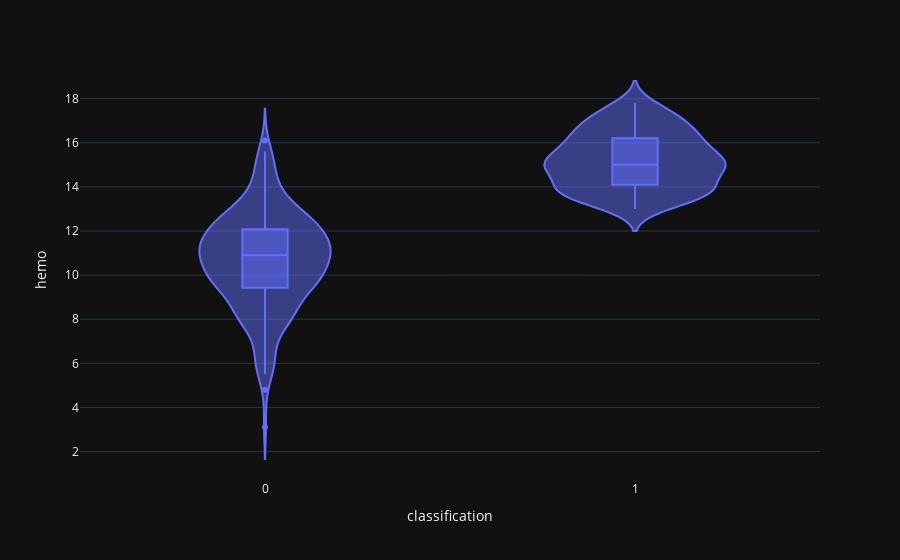

Notebook source saved alongside this figure:
### Code cell
violin('hemo')

### Figure 1 — Plotly figure (JSON) as saved in the notebook; plotly's stock layout.template omitted (floating-point values rounded to 4 significant figures; data arrays with more than 128 entries replaced by an {"elided": "..."} marker saying what was removed)
{"data": [{"alignmentgroup": "True", "box": {"visible": true}, "hovertemplate": "classification=%{x}<br>hemo=%{y}<extra></extra>", "legendgroup": "", "marker": {"color": "#636efa"}, "name": "", "offsetgroup": "", "orientation": "v", "scalegroup": "True", "showlegend": false, "type": "violin", "x": {"elided": "400 int values"}, "x0": " ", "xaxis": "x", "y": {"elided": "400 float values"}, "y0": " ", "yaxis": "y"}], "layout": {"legend": {"tracegroupgap": 0}, "margin": {"t": 60}, "violinmode": "group", "xaxis": {"anchor": "y", "domain": [0, 1], "title": {"text": "classification"}}, "yaxis": {"anchor": "x", "domain": [0, 1], "title": {"text": "hemo"}}}}
